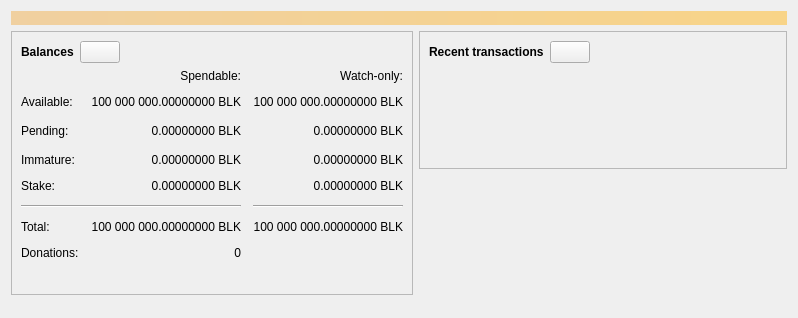
<?xml version="1.0" encoding="UTF-8"?>
<ui version="4.0">
 <class>OverviewPage</class>
 <widget class="QWidget" name="OverviewPage">
  <property name="geometry">
   <rect>
    <x>0</x>
    <y>0</y>
    <width>798</width>
    <height>318</height>
   </rect>
  </property>
  <property name="windowTitle">
   <string>Form</string>
  </property>
  <layout class="QVBoxLayout" name="topLayout">
   <item>
    <widget class="QLabel" name="labelAlerts">
     <property name="visible">
      <bool>false</bool>
     </property>
     <property name="styleSheet">
      <string notr="true">QLabel { background-color: qlineargradient(x1: 0, y1: 0, x2: 1, y2: 0, stop:0 #F0D0A0, stop:1 #F8D488); color:#000000; }</string>
     </property>
     <property name="wordWrap">
      <bool>true</bool>
     </property>
     <property name="margin">
      <number>3</number>
     </property>
     <property name="textInteractionFlags">
      <set>Qt::TextSelectableByMouse</set>
     </property>
    </widget>
   </item>
   <item>
    <layout class="QHBoxLayout" name="horizontalLayout" stretch="1,1">
     <item>
      <layout class="QVBoxLayout" name="verticalLayout_2">
       <item>
        <widget class="QFrame" name="frame">
         <property name="frameShape">
          <enum>QFrame::StyledPanel</enum>
         </property>
         <property name="frameShadow">
          <enum>QFrame::Raised</enum>
         </property>
         <layout class="QVBoxLayout" name="verticalLayout_4">
          <item>
           <layout class="QHBoxLayout" name="horizontalLayout_4">
            <item>
             <widget class="QLabel" name="label_5">
              <property name="font">
               <font>
                <weight>75</weight>
                <bold>true</bold>
               </font>
              </property>
              <property name="text">
               <string>Balances</string>
              </property>
             </widget>
            </item>
            <item>
             <widget class="QPushButton" name="labelWalletStatus">
              <property name="enabled">
               <bool>true</bool>
              </property>
              <property name="maximumSize">
               <size>
                <width>45</width>
                <height>16777215</height>
               </size>
              </property>
              <property name="toolTip">
               <string>The displayed information may be out of date. Your wallet automatically synchronizes with the Blackcoin network after a connection is established, but this process has not completed yet.</string>
              </property>
              <property name="text">
               <string/>
              </property>
              <property name="icon">
               <iconset resource="../bitcoin.qrc">
                <normaloff>:/icons/warning</normaloff>
                <disabledoff>:/icons/warning</disabledoff>:/icons/warning</iconset>
              </property>
              <property name="iconSize">
               <size>
                <width>24</width>
                <height>24</height>
               </size>
              </property>
             </widget>
            </item>
            <item>
             <spacer name="horizontalSpacer_3">
              <property name="orientation">
               <enum>Qt::Horizontal</enum>
              </property>
              <property name="sizeHint" stdset="0">
               <size>
                <width>40</width>
                <height>20</height>
               </size>
              </property>
             </spacer>
            </item>
           </layout>
          </item>
          <item>
           <layout class="QGridLayout" name="gridLayout">
            <property name="spacing">
             <number>12</number>
            </property>
            <item row="2" column="2">
             <widget class="QLabel" name="labelWatchPending">
              <property name="cursor">
               <cursorShape>IBeamCursor</cursorShape>
              </property>
              <property name="toolTip">
               <string>Unconfirmed transactions to watch-only addresses</string>
              </property>
              <property name="text">
               <string notr="true">0.00000000 BLK</string>
              </property>
              <property name="alignment">
               <set>Qt::AlignRight|Qt::AlignTrailing|Qt::AlignVCenter</set>
              </property>
              <property name="textInteractionFlags">
               <set>Qt::LinksAccessibleByMouse|Qt::TextSelectableByKeyboard|Qt::TextSelectableByMouse</set>
              </property>
             </widget>
            </item>
            <item row="2" column="1">
             <widget class="QLabel" name="labelUnconfirmed">
              <property name="cursor">
               <cursorShape>IBeamCursor</cursorShape>
              </property>
              <property name="toolTip">
               <string>Total of transactions that have yet to be confirmed, and do not yet count toward the spendable balance</string>
              </property>
              <property name="text">
               <string notr="true">0.00000000 BLK</string>
              </property>
              <property name="alignment">
               <set>Qt::AlignRight|Qt::AlignTrailing|Qt::AlignVCenter</set>
              </property>
              <property name="textInteractionFlags">
               <set>Qt::LinksAccessibleByMouse|Qt::TextSelectableByKeyboard|Qt::TextSelectableByMouse</set>
              </property>
             </widget>
            </item>
            <item row="3" column="2">
             <widget class="QLabel" name="labelWatchImmature">
              <property name="cursor">
               <cursorShape>IBeamCursor</cursorShape>
              </property>
              <property name="toolTip">
               <string>Mined balance in watch-only addresses that has not yet matured</string>
              </property>
              <property name="text">
               <string notr="true">0.00000000 BLK</string>
              </property>
              <property name="alignment">
               <set>Qt::AlignRight|Qt::AlignTrailing|Qt::AlignVCenter</set>
              </property>
              <property name="textInteractionFlags">
               <set>Qt::LinksAccessibleByMouse|Qt::TextSelectableByKeyboard|Qt::TextSelectableByMouse</set>
              </property>
             </widget>
            </item>
            <item row="5" column="0" colspan="2">
             <widget class="Line" name="line">
              <property name="orientation">
               <enum>Qt::Horizontal</enum>
              </property>
             </widget>
            </item>
            <item row="5" column="2">
             <widget class="Line" name="lineWatchBalance">
              <property name="sizePolicy">
               <sizepolicy hsizetype="Preferred" vsizetype="Fixed">
                <horstretch>0</horstretch>
                <verstretch>0</verstretch>
               </sizepolicy>
              </property>
              <property name="minimumSize">
               <size>
                <width>140</width>
                <height>0</height>
               </size>
              </property>
              <property name="orientation">
               <enum>Qt::Horizontal</enum>
              </property>
             </widget>
            </item>
            <item row="6" column="0">
             <widget class="QLabel" name="labelTotalText">
              <property name="text">
               <string>Total:</string>
              </property>
             </widget>
            </item>
            <item row="3" column="1">
             <widget class="QLabel" name="labelImmature">
              <property name="cursor">
               <cursorShape>IBeamCursor</cursorShape>
              </property>
              <property name="toolTip">
               <string>Mined balance that has not yet matured</string>
              </property>
              <property name="text">
               <string notr="true">0.00000000 BLK</string>
              </property>
              <property name="alignment">
               <set>Qt::AlignRight|Qt::AlignTrailing|Qt::AlignVCenter</set>
              </property>
              <property name="textInteractionFlags">
               <set>Qt::LinksAccessibleByMouse|Qt::TextSelectableByKeyboard|Qt::TextSelectableByMouse</set>
              </property>
             </widget>
            </item>
            <item row="2" column="3">
             <spacer name="horizontalSpacer_2">
              <property name="orientation">
               <enum>Qt::Horizontal</enum>
              </property>
              <property name="sizeHint" stdset="0">
               <size>
                <width>40</width>
                <height>20</height>
               </size>
              </property>
             </spacer>
            </item>
            <item row="3" column="0">
             <widget class="QLabel" name="labelImmatureText">
              <property name="text">
               <string>Immature:</string>
              </property>
             </widget>
            </item>
            <item row="6" column="1">
             <widget class="QLabel" name="labelTotal">
              <property name="cursor">
               <cursorShape>IBeamCursor</cursorShape>
              </property>
              <property name="toolTip">
               <string>Your current total balance</string>
              </property>
              <property name="text">
               <string notr="true">100 000 000.00000000 BLK</string>
              </property>
              <property name="alignment">
               <set>Qt::AlignRight|Qt::AlignTrailing|Qt::AlignVCenter</set>
              </property>
              <property name="textInteractionFlags">
               <set>Qt::LinksAccessibleByMouse|Qt::TextSelectableByKeyboard|Qt::TextSelectableByMouse</set>
              </property>
             </widget>
            </item>
            <item row="6" column="2">
             <widget class="QLabel" name="labelWatchTotal">
              <property name="cursor">
               <cursorShape>IBeamCursor</cursorShape>
              </property>
              <property name="toolTip">
               <string>Current total balance in watch-only addresses</string>
              </property>
              <property name="text">
               <string notr="true">100 000 000.00000000 BLK</string>
              </property>
              <property name="alignment">
               <set>Qt::AlignRight|Qt::AlignTrailing|Qt::AlignVCenter</set>
              </property>
              <property name="textInteractionFlags">
               <set>Qt::LinksAccessibleByMouse|Qt::TextSelectableByKeyboard|Qt::TextSelectableByMouse</set>
              </property>
             </widget>
            </item>
            <item row="7" column="0">
             <widget class="QLabel" name="labelDonationsText">
              <property name="text">
               <string>Donations:</string>
              </property>
             </widget>
            </item>
            <item row="7" column="1">
             <widget class="QLabel" name="labelDonations">
              <property name="cursor">
               <cursorShape>IBeamCursor</cursorShape>
              </property>
              <property name="toolTip">
               <string>Total donations to the Blackcoin team</string>
              </property>
              <property name="text">
               <string>0</string>
              </property>
              <property name="alignment">
               <set>Qt::AlignRight|Qt::AlignTrailing|Qt::AlignVCenter</set>
              </property>
              <property name="textInteractionFlags">
               <set>Qt::LinksAccessibleByMouse|Qt::TextSelectableByKeyboard|Qt::TextSelectableByMouse</set>
              </property>
             </widget>
            </item>
            <item row="0" column="2">
             <widget class="QLabel" name="labelWatchonly">
              <property name="text">
               <string>Watch-only:</string>
              </property>
              <property name="alignment">
               <set>Qt::AlignRight|Qt::AlignTrailing|Qt::AlignVCenter</set>
              </property>
             </widget>
            </item>
            <item row="1" column="0">
             <widget class="QLabel" name="labelBalanceText">
              <property name="text">
               <string>Available:</string>
              </property>
             </widget>
            </item>
            <item row="1" column="1">
             <widget class="QLabel" name="labelBalance">
              <property name="cursor">
               <cursorShape>IBeamCursor</cursorShape>
              </property>
              <property name="toolTip">
               <string>Your current spendable balance</string>
              </property>
              <property name="text">
               <string notr="true">100 000 000.00000000 BLK</string>
              </property>
              <property name="alignment">
               <set>Qt::AlignRight|Qt::AlignTrailing|Qt::AlignVCenter</set>
              </property>
              <property name="textInteractionFlags">
               <set>Qt::LinksAccessibleByMouse|Qt::TextSelectableByKeyboard|Qt::TextSelectableByMouse</set>
              </property>
             </widget>
            </item>
            <item row="1" column="2">
             <widget class="QLabel" name="labelWatchAvailable">
              <property name="cursor">
               <cursorShape>IBeamCursor</cursorShape>
              </property>
              <property name="toolTip">
               <string>Your current balance in watch-only addresses</string>
              </property>
              <property name="text">
               <string notr="true">100 000 000.00000000 BLK</string>
              </property>
              <property name="alignment">
               <set>Qt::AlignRight|Qt::AlignTrailing|Qt::AlignVCenter</set>
              </property>
              <property name="textInteractionFlags">
               <set>Qt::LinksAccessibleByMouse|Qt::TextSelectableByKeyboard|Qt::TextSelectableByMouse</set>
              </property>
             </widget>
            </item>
            <item row="2" column="0">
             <widget class="QLabel" name="labelPendingText">
              <property name="text">
               <string>Pending:</string>
              </property>
             </widget>
            </item>
            <item row="0" column="1">
             <widget class="QLabel" name="labelSpendable">
              <property name="text">
               <string>Spendable:</string>
              </property>
              <property name="alignment">
               <set>Qt::AlignRight|Qt::AlignTrailing|Qt::AlignVCenter</set>
              </property>
             </widget>
            </item>
            <item row="4" column="0">
             <widget class="QLabel" name="labelStakeText">
              <property name="text">
               <string>Stake:</string>
              </property>
             </widget>
            </item>
            <item row="4" column="1">
             <widget class="QLabel" name="labelStake">
              <property name="cursor">
               <cursorShape>IBeamCursor</cursorShape>
              </property>
              <property name="toolTip">
               <string>Your current staking balance</string>
              </property>
              <property name="text">
               <string notr="true">0.00000000 BLK</string>
              </property>
              <property name="alignment">
               <set>Qt::AlignRight|Qt::AlignTrailing|Qt::AlignVCenter</set>
              </property>
              <property name="textInteractionFlags">
               <set>Qt::LinksAccessibleByMouse|Qt::TextSelectableByKeyboard|Qt::TextSelectableByMouse</set>
              </property>
             </widget>
            </item>
            <item row="4" column="2">
             <widget class="QLabel" name="labelWatchStake">
              <property name="cursor">
               <cursorShape>IBeamCursor</cursorShape>
              </property>
              <property name="toolTip">
               <string>Your current staking balance in watch-only addresses</string>
              </property>
              <property name="text">
               <string notr="true">0.00000000 BLK</string>
              </property>
              <property name="alignment">
               <set>Qt::AlignRight|Qt::AlignTrailing|Qt::AlignVCenter</set>
              </property>
              <property name="textInteractionFlags">
               <set>Qt::LinksAccessibleByMouse|Qt::TextSelectableByKeyboard|Qt::TextSelectableByMouse</set>
              </property>
             </widget>
            </item>
            <item row="2" column="3">
             <spacer name="horizontalSpacer_21">
              <property name="orientation">
               <enum>Qt::Horizontal</enum>
              </property>
              <property name="sizeHint" stdset="0">
               <size>
                <width>40</width>
                <height>20</height>
               </size>
              </property>
             </spacer>
            </item>
           </layout>
          </item>
          <item>
           <spacer name="verticalSpacer_3">
            <property name="orientation">
             <enum>Qt::Vertical</enum>
            </property>
            <property name="sizeType">
             <enum>QSizePolicy::Fixed</enum>
            </property>
            <property name="sizeHint" stdset="0">
             <size>
              <width>20</width>
              <height>25</height>
             </size>
            </property>
           </spacer>
          </item>
         </layout>
        </widget>
       </item>
       <item>
        <spacer name="verticalSpacer">
         <property name="orientation">
          <enum>Qt::Vertical</enum>
         </property>
         <property name="sizeHint" stdset="0">
          <size>
           <width>20</width>
           <height>40</height>
          </size>
         </property>
        </spacer>
       </item>
      </layout>
     </item>
     <item>
      <layout class="QVBoxLayout" name="verticalLayout_3">
       <item>
        <widget class="QFrame" name="frame_2">
         <property name="frameShape">
          <enum>QFrame::StyledPanel</enum>
         </property>
         <property name="frameShadow">
          <enum>QFrame::Raised</enum>
         </property>
         <layout class="QVBoxLayout" name="verticalLayout">
          <item>
           <layout class="QHBoxLayout" name="horizontalLayout_2">
            <item>
             <widget class="QLabel" name="label_4">
              <property name="font">
               <font>
                <weight>75</weight>
                <bold>true</bold>
               </font>
              </property>
              <property name="text">
               <string>Recent transactions</string>
              </property>
             </widget>
            </item>
            <item>
             <widget class="QPushButton" name="labelTransactionsStatus">
              <property name="enabled">
               <bool>true</bool>
              </property>
              <property name="maximumSize">
               <size>
                <width>45</width>
                <height>16777215</height>
               </size>
              </property>
              <property name="toolTip">
               <string>The displayed information may be out of date. Your wallet automatically synchronizes with the Blackcoin network after a connection is established, but this process has not completed yet.</string>
              </property>
              <property name="text">
               <string/>
              </property>
              <property name="icon">
               <iconset resource="../bitcoin.qrc">
                <normaloff>:/icons/warning</normaloff>
                <disabledoff>:/icons/warning</disabledoff>:/icons/warning</iconset>
              </property>
              <property name="iconSize">
               <size>
                <width>24</width>
                <height>24</height>
               </size>
              </property>
             </widget>
            </item>
            <item>
             <spacer name="horizontalSpacer">
              <property name="orientation">
               <enum>Qt::Horizontal</enum>
              </property>
              <property name="sizeHint" stdset="0">
               <size>
                <width>40</width>
                <height>20</height>
               </size>
              </property>
             </spacer>
            </item>
           </layout>
          </item>
          <item>
           <widget class="TransactionOverviewWidget" name="listTransactions">
            <property name="styleSheet">
             <string notr="true">QListView { background: transparent; }</string>
            </property>
            <property name="frameShape">
             <enum>QFrame::NoFrame</enum>
            </property>
            <property name="verticalScrollBarPolicy">
             <enum>Qt::ScrollBarAlwaysOff</enum>
            </property>
            <property name="horizontalScrollBarPolicy">
             <enum>Qt::ScrollBarAlwaysOff</enum>
            </property>
            <property name="sizeAdjustPolicy">
             <enum>QAbstractScrollArea::AdjustToContents</enum>
            </property>
            <property name="selectionMode">
             <enum>QAbstractItemView::NoSelection</enum>
            </property>
            <property name="uniformItemSizes">
             <bool>true</bool>
            </property>
           </widget>
          </item>
         </layout>
        </widget>
       </item>
       <item>
        <spacer name="verticalSpacer_2">
         <property name="orientation">
          <enum>Qt::Vertical</enum>
         </property>
         <property name="sizeHint" stdset="0">
          <size>
           <width>20</width>
           <height>40</height>
          </size>
         </property>
        </spacer>
       </item>
      </layout>
     </item>
    </layout>
   </item>
  </layout>
 </widget>
 <customwidgets>
  <customwidget>
   <class>TransactionOverviewWidget</class>
   <extends>QListView</extends>
   <header>qt/transactionoverviewwidget.h</header>
  </customwidget>
 </customwidgets>
 <resources/>
 <connections/>
</ui>
